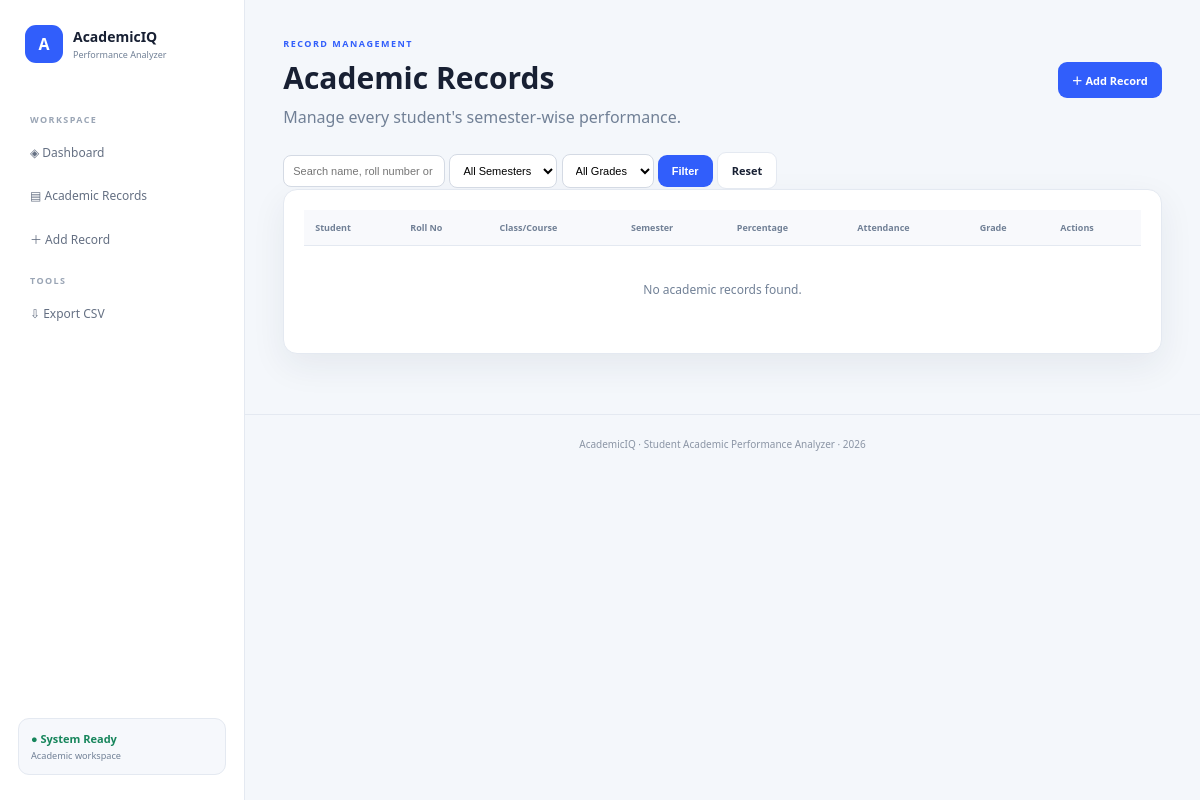
Before: /students with the older database file.
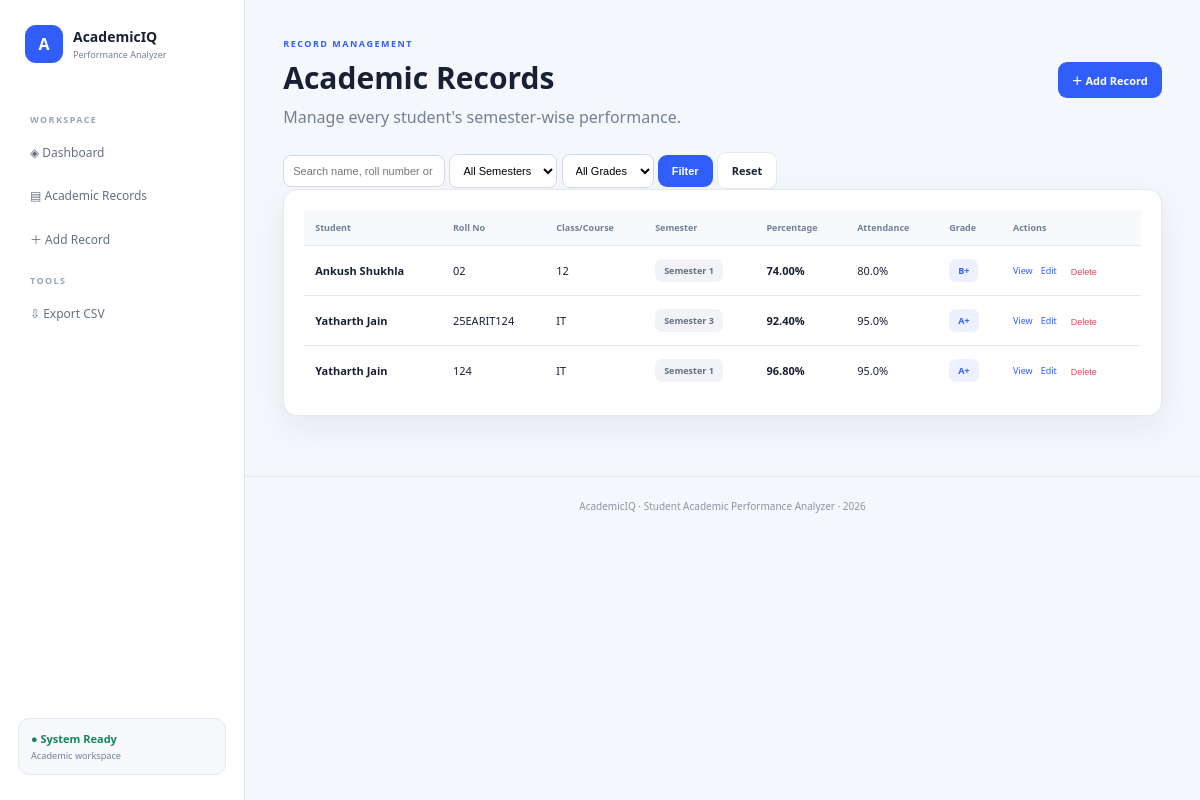
After: the same page with the newer database file.
### tables this page shows
CREATE TABLE academic_records (

            id INTEGER PRIMARY KEY AUTOINCREMENT,

            student_id INTEGER NOT NULL,

            semester TEXT NOT NULL,

            attendance REAL NOT NULL DEFAULT 0,

            total REAL NOT NULL DEFAULT 0,

            max_total REAL NOT NULL DEFAULT 0,

            percentage REAL NOT NULL DEFAULT 0,

            grade TEXT NOT NULL DEFAULT 'F',

            performance TEXT NOT NULL DEFAULT 'Poor',

            created_at TIMESTAMP
            DEFAULT CURRENT_TIMESTAMP,

            FOREIGN KEY(student_id)
            REFERENCES students(id)
            ON DELETE CASCADE,

            UNIQUE(student_id, semester)
        );

CREATE TABLE students (

            id INTEGER PRIMARY KEY AUTOINCREMENT,

            name TEXT NOT NULL,

            roll_no TEXT NOT NULL UNIQUE,

            class_name TEXT NOT NULL,

            created_at TIMESTAMP
            DEFAULT CURRENT_TIMESTAMP
        );

### app.py (the view, shortened to what this page needs)
@app.route("/students")
def students():
    search = request.args.get(
        "search",
        ""
    ).strip()
    semester = request.args.get(
        "semester",
        ""
    ).strip()
    grade = request.args.get(
        "grade",
        ""
    ).strip()
    connection = get_db()
    query = """
        SELECT

            ar.*,

            s.name,

            s.roll_no,

            s.class_name,

            s.id AS student_id

        FROM academic_records ar

        JOIN students s
        ON s.id = ar.student_id

        WHERE 1 = 1
    """
    parameters = []
    query += """
        ORDER BY ar.id DESC
    """
    records = connection.execute(
        query,
        parameters
    ).fetchall()
    connection.close()
    return render_template(
        "students.html",
        records=records,
        search=search,
        selected_semester=semester,
        selected_grade=grade,
        semesters=SEMESTERS
    )

### app.py (called while the page is built)
def get_db():
    connection = sqlite3.connect(
        DATABASE
    )
    connection.row_factory = sqlite3.Row
    connection.execute(
        "PRAGMA foreign_keys = ON"
    )
    return connection

### templates/students.html (shortened to what this page needs)
{% extends "base.html" %}
{% block content %}
<div class="page-title">
    <div>
        <span class="eyebrow">
            RECORD MANAGEMENT
        </span>
        <h1>
            Academic Records
        </h1>
        <p>
            Manage every student's semester-wise performance.
        </p>
    </div>
    <a
        href="{{ url_for('add_student') }}"
        class="btn primary"
    >
        ＋ Add Record
    </a>
</div>
<form
    method="GET"
    class="filter-bar"
>
    <input
        type="text"
        name="search"
        value="{{ search }}"
        placeholder="Search name, roll number or class..."
    >
    <select name="semester">
        <option value="">
            All Semesters
        </option>
    </select>
    <select name="grade">
        <option value="">
            All Grades
        </option>
    </select>
    <button class="btn primary">
        Filter
    </button>
    <a
        href="{{ url_for('students') }}"
        class="btn secondary"
    >
        Reset
    </a>
</form>
<section class="panel">
    <div class="table-wrap">
        <table>
            <thead>
                <tr>
                    <th>
                        Student
                    </th>
                    <th>
                        Roll No
                    </th>
                    <th>
                        Class/Course
                    </th>
                    <th>
                        Semester
                    </th>
                    <th>
                        Percentage
                    </th>
                    <th>
                        Attendance
                    </th>
                    <th>
                        Grade
                    </th>
                    <th>
                        Actions
                    </th>
                </tr>
            </thead>
            <tbody>
                {% for record in records %}
                <tr>
                    <td>
                        <strong>
                            {{ record.name }}
                        </strong>
                    </td>
                    <td>
                        {{ record.roll_no }}
                    </td>
                    <td>
                        {{ record.class_name }}
                    </td>
                    <td>
                        <span class="soft-badge">
                            {{ record.semester }}
                        </span>
                    </td>
                    <td>
                        <strong>
                            {{ "%.2f"|format(
                                record.percentage
                            ) }}%
                        </strong>
                    </td>
                    <td>
                        {{ "%.1f"|format(
                            record.attendance
                        ) }}%
                    </td>
                    <td>
                        <span class="badge">
                            {{ record.grade }}
                        </span>
                    </td>
                    <td>
                        <div class="actions">
                            <a
                                href="{{ url_for(
                                    'report',
                                    record_id=record.id
                                ) }}"
                            >
                                View
                            </a>
                            <a
                                href="{{ url_for(
                                    'edit_student',
                                    record_id=record.id
                                ) }}"
                            >
                                Edit
                            </a>
                            <form
                                method="POST"
                                action="{{ url_for(
                                    'delete_student',
                                    record_id=record.id
                                ) }}"
                                onsubmit="
                                    return confirm(
                                        'Delete this academic record?'
                                    )
                                "
                            >
                                <button
                                    type="submit"
                                    class="delete-link"
                                >
                                    Delete
                                </button>
                            </form>
                        </div>
                    </td>
                </tr>
                {% else %}
                <tr>
                    <td
                        colspan="8"
                        class="empty"
                    >
                        No academic records found.
                    </td>
                </tr>
                {% endfor %}
            </tbody>
        </table>
    </div>
</section>
{% endblock %}

### templates/base.html (shortened to what this page needs)
<!DOCTYPE html>
<html lang="en">
<head>
    <link
        rel="stylesheet"
        href="{{ url_for('static', filename='style.css') }}"
    >
</head>
<body>
<div class="app-shell">
    <aside class="sidebar">
        <a
            href="{{ url_for('index') }}"
            class="brand"
        >
            <span class="brand-logo">
                A
            </span>
            <span>
                <strong>
                    AcademicIQ
                </strong>
                <small>
                    Performance Analyzer
                </small>
            </span>
        </a>
        <div class="nav-title">
            WORKSPACE
        </div>
        <nav>
            <a href="{{ url_for('index') }}">
                ◈ Dashboard
            </a>
            <a href="{{ url_for('students') }}">
                ▤ Academic Records
            </a>
            <a href="{{ url_for('add_student') }}">
                ＋ Add Record
            </a>
        </nav>
        <div class="nav-title">
            TOOLS
        </div>
        <nav>
            <a href="{{ url_for('export_csv') }}">
                ⇩ Export CSV
            </a>
        </nav>
        <div class="system-card">
            <strong>
                ● System Ready
            </strong>
            <small>
                Academic workspace
            </small>
        </div>
    </aside>
    <main class="main-content">
        <div class="page-container">
            {% block content %}
            {% endblock %}
        </div>
        <footer>
            AcademicIQ · Student Academic Performance Analyzer · 2026
        </footer>
    </main>
</div>
</body>
</html>

### static/style.css (style rules this page uses)
* { box-sizing: border-box; }
:root { --background: #f4f7fb; --surface: #ffffff; --surface-soft: #f8f9fc; --text: #182033; --muted: #718096; --border: #e4e9f1; --primary: #315efb; --primary-soft: #edf1ff; --success: #16855b; --danger: #d9485f; --warning: #d38b00; --shadow: 0 12px 35px rgba(26, 39, 67, 0.07); }
body { margin: 0; background: var(--background); color: var(--text); font-family: "Segoe UI", Arial, sans-serif; }
.app-shell { display: flex; min-height: 100vh; }
.sidebar { width: 245px; position: fixed; top: 0; left: 0; bottom: 0; background: var(--surface); border-right: 1px solid var(--border); padding: 25px 18px; display: flex; flex-direction: column; }
.brand { display: flex; align-items: center; gap: 10px; text-decoration: none; color: var(--text); margin: 0 7px 35px; }
.brand-logo { width: 38px; height: 38px; display: grid; place-items: center; border-radius: 11px; background: var(--primary); color: white; font-weight: 800; }
.brand strong { display: block; font-size: 14px; }
.brand small { display: block; color: var(--muted); font-size: 9px; margin-top: 2px; }
.nav-title { color: #9aa5b5; font-size: 9px; font-weight: 800; letter-spacing: 1.4px; margin: 15px 12px 7px; }
.sidebar nav { display: grid; gap: 4px; }
.sidebar nav a { padding: 11px 12px; border-radius: 9px; text-decoration: none; color: #657083; font-size: 12px; transition: 0.2s; }
.system-card { margin-top: auto; background: #f6f8fc; border: 1px solid var(--border); border-radius: 11px; padding: 12px; color: var(--success); font-size: 11px; }
.system-card small { display: block; color: var(--muted); margin-top: 3px; }
.main-content { margin-left: 245px; flex: 1; min-width: 0; }
.page-container { width: 92%; max-width: 1240px; margin: 30px auto 60px; }
footer { text-align: center; color: #8b95a5; font-size: 10px; border-top: 1px solid var(--border); padding: 22px; }
.eyebrow { color: var(--primary); font-size: 9px; font-weight: 800; letter-spacing: 1.5px; }
.hero h1, .page-title h1 { margin: 5px 0 7px; font-size: 30px; }
.hero p, .page-title p { color: var(--muted); line-height: 1.55; margin: 0; }
.btn { display: inline-flex; align-items: center; justify-content: center; border: 0; border-radius: 9px; padding: 10px 14px; text-decoration: none; cursor: pointer; font-size: 11px; font-weight: 700; white-space: nowrap; }
.btn.primary { background: var(--primary); color: #ffffff; }
.btn.secondary { background: #ffffff; color: var(--text); border: 1px solid var(--border); }
.filter-strip select, .filter-bar input, .filter-bar select { border: 1px solid #d4dae4; border-radius: 8px; padding: 9px; font-size: 11px; background: #ffffff; }
.page-title { display: flex; align-items: center; justify-content: space-between; gap: 20px; margin-bottom: 22px; }
.panel { background: var(--surface); border: 1px solid var(--border); border-radius: 14px; padding: 20px; box-shadow: var(--shadow); margin-bottom: 17px; }
.table-wrap { overflow-x: auto; }
table { width: 100%; border-collapse: collapse; }
th { background: #f8f9fc; color: var(--muted); font-size: 9px; text-align: left; padding: 11px; white-space: nowrap; }
td { padding: 13px 11px; border-top: 1px solid var(--border); font-size: 11px; white-space: nowrap; }
.badge, .soft-badge, .status-badge { display: inline-block; padding: 5px 9px; border-radius: 7px; font-size: 9px; font-weight: 800; }
.badge { background: var(--primary-soft); color: var(--primary); }
.soft-badge { background: #f1f3f7; color: #657083; }
.actions { display: flex; align-items: center; gap: 8px; }
.actions a { color: var(--primary); text-decoration: none; font-size: 9px; }
.actions form { margin: 0; }
.delete-link { border: 0; background: none; color: var(--danger); font-size: 9px; cursor: pointer; }

Changed rows visible on the page:
added academic_records: name "Ankush Shukhla", roll_no "02", class_name "12", semester "Semester 1", percentage "74.00", attendance "80.0", grade "B+"
added academic_records: name "Yatharth Jain", roll_no "25EARIT124", class_name "IT", semester "Semester 3", percentage "92.40", attendance "95.0", grade "A+"
added academic_records: name "Yatharth Jain", roll_no "124", class_name "IT", semester "Semester 1", percentage "96.80", attendance "95.0", grade "A+"
Other visible differences:
text no longer shown: "No academic records found."
